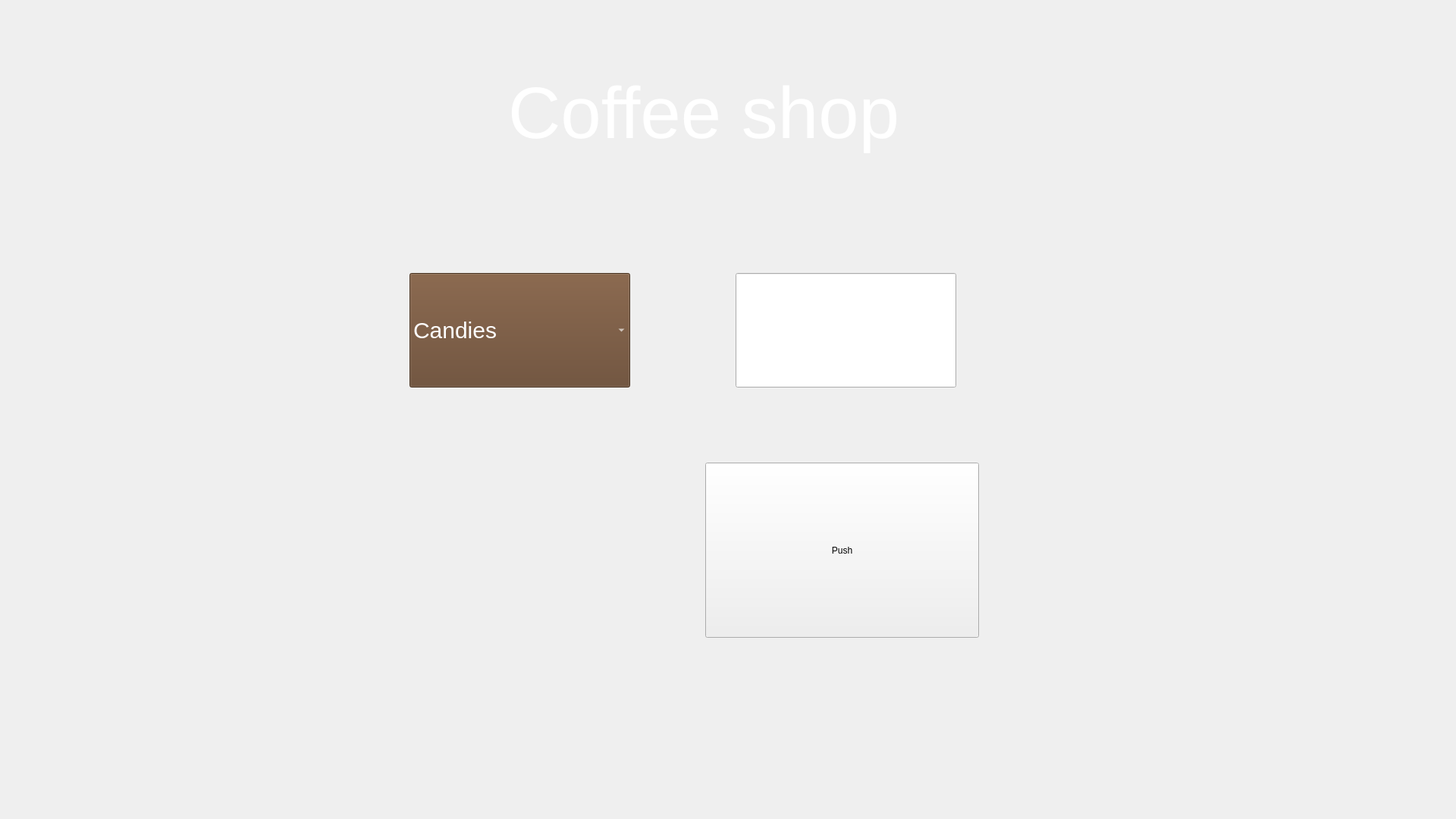
<?xml version="1.0" encoding="UTF-8"?>
<ui version="4.0">
 <class>GoodsForm</class>
 <widget class="QWidget" name="GoodsForm">
  <property name="geometry">
   <rect>
    <x>0</x>
    <y>0</y>
    <width>1920</width>
    <height>1080</height>
   </rect>
  </property>
  <property name="windowTitle">
   <string>Form</string>
  </property>
  <property name="styleSheet">
   <string notr="true"/>
  </property>
  <widget class="QLabel" name="Back">
   <property name="geometry">
    <rect>
     <x>0</x>
     <y>0</y>
     <width>1920</width>
     <height>1080</height>
    </rect>
   </property>
   <property name="styleSheet">
    <string notr="true">background-image: url(':/res/img/backgr.png');

background-repeat: no-repeat;
</string>
   </property>
   <property name="text">
    <string/>
   </property>
  </widget>
  <widget class="QLabel" name="label_2">
   <property name="geometry">
    <rect>
     <x>670</x>
     <y>80</y>
     <width>581</width>
     <height>141</height>
    </rect>
   </property>
   <property name="styleSheet">
    <string notr="true">position: absolute;
font: 700 26pt &quot;Segoe Script&quot;;
width: 328px;
height: 88px;
left: 796px;
top: 79px;
font-style: normal;
font-weight: 400;
font-size: 64px;
line-height: 88px;
color: #FFFFFF;
 border: none; 
outline: none;
background-position: center;
 background-repeat: no-repeat; 
background-color: transparent;</string>
   </property>
   <property name="text">
    <string>&lt;html&gt;&lt;head/&gt;&lt;body&gt;&lt;p&gt;&lt;span style=&quot; font-size:72pt;&quot;&gt;Coffee shop&lt;/span&gt;&lt;/p&gt;&lt;/body&gt;&lt;/html&gt;</string>
   </property>
  </widget>
  <widget class="QPushButton" name="Zerno">
   <property name="geometry">
    <rect>
     <x>89</x>
     <y>79</y>
     <width>130</width>
     <height>130</height>
    </rect>
   </property>
   <property name="styleSheet">
    <string notr="true">background-image: url(':/res/img/Zerno.png');
background-position: center;
 background-repeat: no-repeat; 
background-color: transparent;
 border: none; 
outline: none;</string>
   </property>
   <property name="text">
    <string/>
   </property>
  </widget>
  <widget class="QPushButton" name="Setting">
   <property name="geometry">
    <rect>
     <x>1727</x>
     <y>79</y>
     <width>130</width>
     <height>130</height>
    </rect>
   </property>
   <property name="styleSheet">
    <string notr="true">background-image: url(':/res/img/setting.png');
background-position: center;
 background-repeat: no-repeat; 
background-color: transparent;
 border: none; 
outline: none;</string>
   </property>
   <property name="text">
    <string/>
   </property>
  </widget>
  <widget class="QPushButton" name="pushButton">
   <property name="geometry">
    <rect>
     <x>930</x>
     <y>610</y>
     <width>361</width>
     <height>231</height>
    </rect>
   </property>
   <property name="styleSheet">
    <string notr="true">font: 700 26pt &quot;Segoe Script&quot;;</string>
   </property>
   <property name="text">
    <string>Push</string>
   </property>
  </widget>
  <widget class="QLineEdit" name="lineEdit">
   <property name="geometry">
    <rect>
     <x>970</x>
     <y>360</y>
     <width>291</width>
     <height>151</height>
    </rect>
   </property>
   <property name="styleSheet">
    <string notr="true">font: 700 26pt &quot;Segoe Script&quot;;
font-size: 40px;</string>
   </property>
  </widget>
  <widget class="QComboBox" name="comboBox">
   <property name="geometry">
    <rect>
     <x>540</x>
     <y>360</y>
     <width>291</width>
     <height>151</height>
    </rect>
   </property>
   <property name="styleSheet">
    <string notr="true">background-color: #64442b;
/*background-color: rgb(107, 107, 107);*/
font: 700 26pt &quot;Segoe Script&quot;;
font-size: 30px;
color: #FFFFFF;
</string>
   </property>
   <item>
    <property name="text">
     <string>Candies</string>
    </property>
   </item>
   <item>
    <property name="text">
     <string>Cocoa</string>
    </property>
   </item>
   <item>
    <property name="text">
     <string>Coffee</string>
    </property>
   </item>
   <item>
    <property name="text">
     <string>Croissant</string>
    </property>
   </item>
   <item>
    <property name="text">
     <string>Eclairs</string>
    </property>
   </item>
   <item>
    <property name="text">
     <string>Macaroon</string>
    </property>
   </item>
   <item>
    <property name="text">
     <string>Milk</string>
    </property>
   </item>
   <item>
    <property name="text">
     <string>Peanuts with condensed milk</string>
    </property>
   </item>
   <item>
    <property name="text">
     <string>Pies</string>
    </property>
   </item>
   <item>
    <property name="text">
     <string>Profiteroles</string>
    </property>
   </item>
   <item>
    <property name="text">
     <string>Quiche</string>
    </property>
   </item>
   <item>
    <property name="text">
     <string>Sour cream</string>
    </property>
   </item>
   <item>
    <property name="text">
     <string>Tea black</string>
    </property>
   </item>
   <item>
    <property name="text">
     <string>Tea green</string>
    </property>
   </item>
   <item>
    <property name="text">
     <string>Vanilla</string>
    </property>
   </item>
  </widget>
  <widget class="QLabel" name="label">
   <property name="geometry">
    <rect>
     <x>78</x>
     <y>360</y>
     <width>400</width>
     <height>568</height>
    </rect>
   </property>
   <property name="styleSheet">
    <string notr="true">
background-position: center;
 background-repeat: no-repeat; 
background-color: transparent;
 border: none; 
outline: none;
background-image: url(:/res/img/image12.png);</string>
   </property>
   <property name="text">
    <string/>
   </property>
  </widget>
  <widget class="QLabel" name="label_3">
   <property name="geometry">
    <rect>
     <x>1420</x>
     <y>360</y>
     <width>400</width>
     <height>600</height>
    </rect>
   </property>
   <property name="styleSheet">
    <string notr="true">background-image: url(:/res/img/imageqwer.png);</string>
   </property>
   <property name="text">
    <string/>
   </property>
  </widget>
 </widget>
 <resources/>
 <connections/>
</ui>
